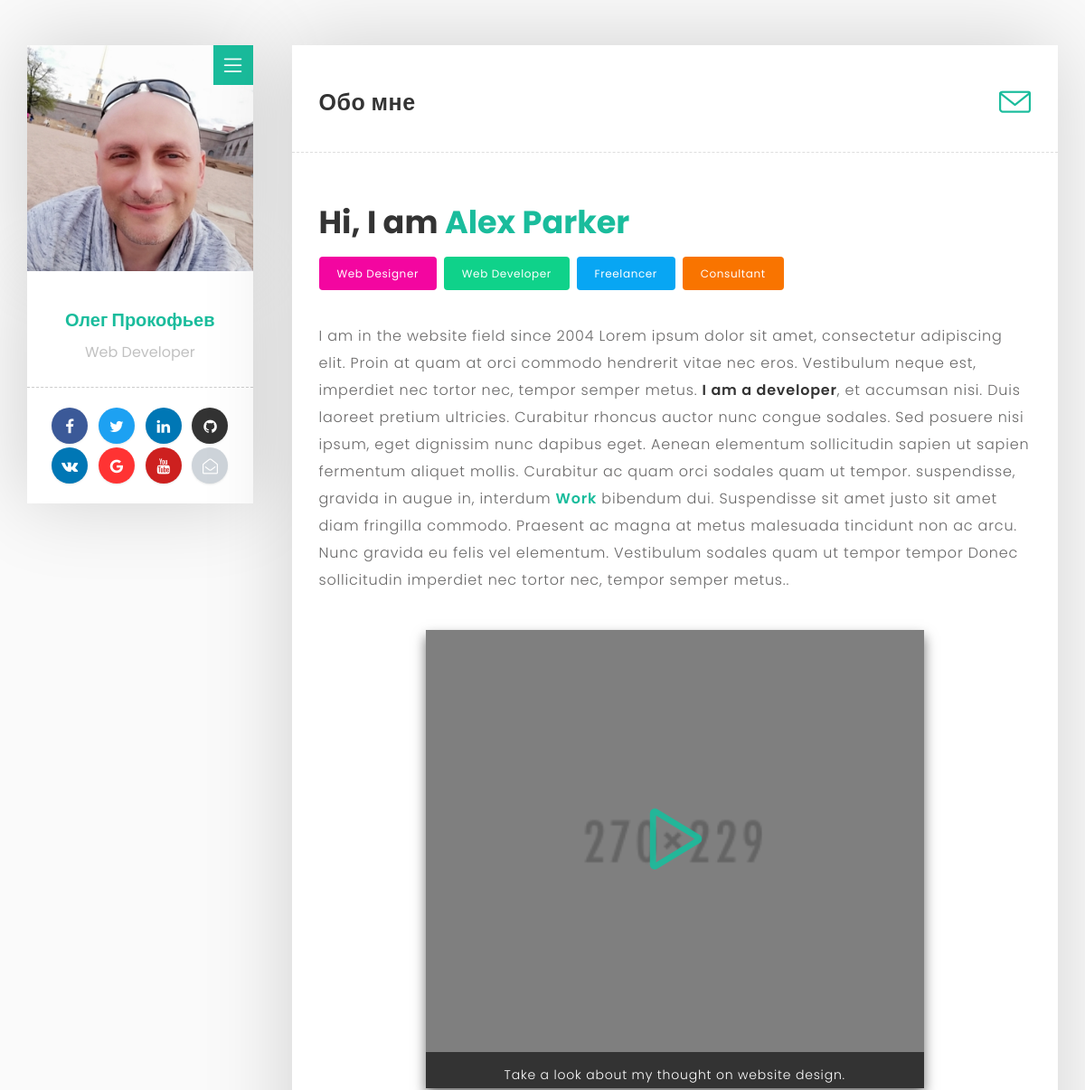
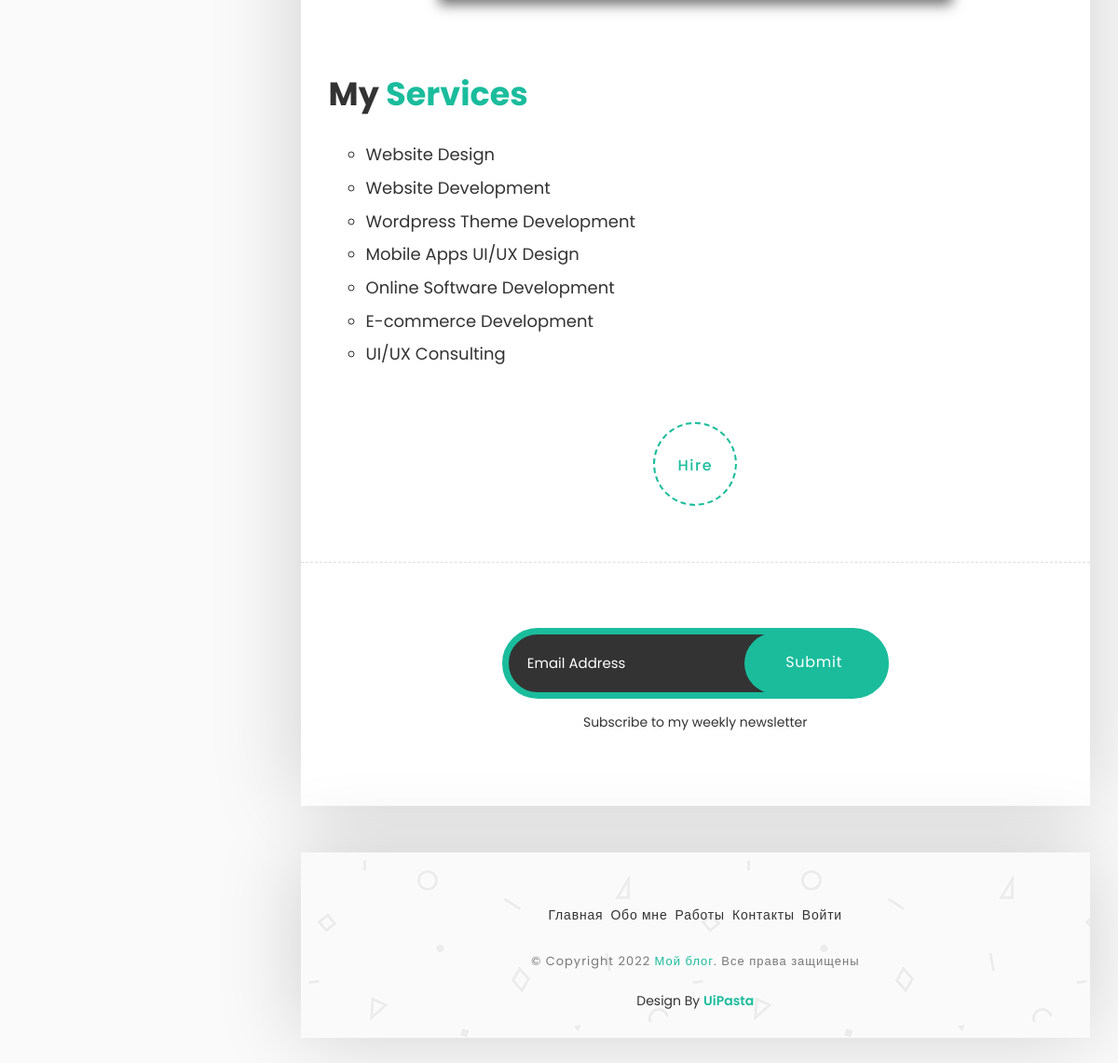
Page /?page=about on the committed database (2 pictures, top to bottom).
### tables this page shows
CREATE TABLE `users` (
  `id` int(6) NOT NULL,
  `login` varchar(50) NOT NULL,
  `password` varchar(110) NOT NULL,
  `email` varchar(50) NOT NULL,
  `firstname` varchar(100) NOT NULL,
  `lastname` varchar(100) NOT NULL,
  `work` varchar(100) NOT NULL DEFAULT 'Безработный',
  `role` int(2) NOT NULL DEFAULT 2
);

CREATE TABLE `content` (
  `id` int(6) NOT NULL,
  `page` varchar(100) NOT NULL,
  `title` varchar(200) NOT NULL,
  `description` varchar(400) NOT NULL,
  `content` varchar(15000) NOT NULL
);

CREATE TABLE `pages` (
  `id` int(3) NOT NULL,
  `page` varchar(50) NOT NULL,
  `link` varchar(100) NOT NULL,
  `navlink` text NOT NULL DEFAULT 'on'
);

### system/classes/class.dbrequests.php (called while the page is built)
<?php
class DbConn
{
    public $conn;
    public $sql;
    function __construct($sql) {
        $this->sql = $sql;
    }
    public function ConnectionDb(){
        $this->conn = new mysqli(HOST, DBUSER, DBPASS, DBNAME);
    	return $this->conn->query($this->sql);
    }
    public function CloseDb(){
        return $this->conn->close();
    }
}

### system/classes/class.content.php (called while the page is built, shortened)
<?php
class Content
{
	public $title;
	public $content;
	private $id;
	function __construct($id)
	{
		$this->id = $id;
	}
	function getTitle()
	{
		$database = new DbConn("SELECT title FROM content WHERE id=$this->id");
		$db = $database->ConnectionDb();
		if ($db->num_rows > 0) {
		  while($row = $db->fetch_assoc()) {
			$this->title = $row['title'];
		}
		} else {
		  $this->content = "Такой страницы не существует";
		}
		return $this->title;
	}
	function getContent()
	{
		$database = new DbConn("SELECT content FROM content WHERE id=$this->id");
		$db = $database->ConnectionDb();
		if ($db->num_rows > 0) {
		  while($row = $db->fetch_assoc()) {
			$this->content = $row['content'];
		}
		} else {
		  $this->content = "Такой страницы не существует";
		}
		return $this->content;
	}
}

### templates/default/copyright.php (the view, shortened to what this page needs)
                       <div class="col-md-12 page-body margin-top-50 footer">
                          <footer>
                          <ul class="menu-link">
<?php
if (empty($_SESSION['login'])) {
  $database = new DbConn("SELECT link, page FROM pages WHERE link!='logout' AND navlink = 'on'");
} elseif (isset($_SESSION['login'])) {
  $database = new DbConn("SELECT link, page FROM pages WHERE link!='login' AND navlink = 'on'");
  }
$db = $database->ConnectionDb();
if ($db->num_rows > 0) {
  while($row = $db->fetch_assoc()) {
echo "<li><a href='?page={$row['link']}' title='{$row['page']}'>{$row['page']}</a></li>";
  }
} else {
  echo "Нет разделов";
}
?>
                            </ul>
                          <p>© Copyright <?= date('Y')." <a href='".HOME."'>".SITENAME."</a>" ?>. Все права защищены</p>
                          <div class="uipasta-credit">Design By <a href="#">UiPasta</a></div>
                         </footer>
                       </div>

### index.php (shortened to what this page needs)
<?php
$database = new DbConn("SELECT firstname, lastname, email, work FROM users WHERE id=1");
$db = $database->ConnectionDb();
if ($db->num_rows > 0) {
  while($row = $db->fetch_assoc()) {
$autor = "<a href='mailto:".$row['email']."'>".$row['firstname'] ." ". $row['lastname']."</a>";
$work = $row['work'];
  }
} else {
  $autor = "Guest";
}
include 'templates/default/index.php';

### templates/default/index.php (shortened to what this page needs)
<!DOCTYPE html>
<html lang="ru">
  <head>
    <link rel="stylesheet" type="text/css" href="templates/default/css/plugin.css?v=<?php echo rand(1, 10); ?>&rev=<?php echo rand(999, 10000); ?>">
    <link rel="stylesheet" type="text/css" href="templates/default/css/style.css?v=<?php echo rand(1, 10); ?>&rev=<?php echo rand(999, 10000); ?>">
  </head>
 <body>
    <div id="main">
        <div class="container">
            <div class="row">
                 <div class="col-md-3">
                   <div class="about-fixed">
                     <div class="my-pic">
                            <img src="templates/default/images/pic/autor.jpg" alt="">
                        <a href="javascript:void(0)" class="collapsed" data-target="#menu" data-toggle="collapse"><i class="icon-menu menu"></i></a>
                        </div>
                      <div class="my-detail">
                        <div class="white-spacing">
                            <h1><?= $autor; ?></h1>
                            <span><?= $work; ?></span>
                        </div>
                       <ul class="social-icon">
                         <li><a href="#" target="_blank" class="facebook"><i class="fa fa-facebook"></i></a></li>
                         <li><a href="#" target="_blank" class="twitter"><i class="fa fa-twitter"></i></a></li>
                         <li><a href="#" target="_blank" class="linkedin"><i class="fa fa-linkedin"></i></a></li>
                         <li><a href="#" target="_blank" class="github"><i class="fa fa-github"></i></a></li>
                         <li><a href="#" target="_blank" class="vk"><i class="fa fa-vk"></i></a></li>
                         <li><a href="#" target="_blank" class="google"><i class="fa fa-google"></i></a></li>
                         <li><a href="#" target="_blank" class="youtube"><i class="fa fa-youtube"></i></a></li>
                         <li><a href="#" target="_blank" class="email"><i class="fa fa-envelope-open-o"></i></a></li>
                        </ul>
                    </div>
                  </div>
                </div>
<?php UrlPage::Url(); ?>
<?php
if ($_GET && $_GET['page'] == 'logout') {
  session_destroy();
  echo "<h2>Вы вышли!</h2>";
  echo "<meta http-equiv='refresh' content='0; URL=".HOMEURL."'>";
} else {
include 'copyright.php';
}
?>
                  </div>
            </div>
         </div>
      </div>
   </body>
 </html>

### system/classes/class.urlpage.php (shortened to what this page needs)
<?php
class UrlPage
{
	public static $page;
	public static function Url() {
		if ($_GET) {
			self::$page = $_GET['page'];
			include TEMPLATE."/".self::$page.".php";
		}
		return;
	}
}

### templates/default/about.php
<?php
$page = new Content(1);
?>
                 <div class="col-md-9">
                    <div class="col-md-12 page-body">
                    	<div class="row">
                            <div class="sub-title">
                           		<h2><?php echo $page->getTitle(); ?></h2>
                                <a href="?page=contact"><i class="icon-envelope"></i></a>
                             </div>
                            <div class="col-md-12 content-page">
                              <div class="col-md-12 blog-post">
<?php echo $page->getContent(); ?>
                                </div>
                                  <div class="col-md-12 text-center">
                                    <a href="?page=contact" data-toggle="tooltip" data-placement="top" title="Visit on my contact page for hire me." class="load-more-button">Hire</a>
                                   </div>
                             </div>
                         </div>
<?php include 'subscribe.php'; ?>
                         </div>

### templates/default/subscribe.php (shortened to what this page needs)
                <div class="col-md-8 col-md-offset-2">
                   <form id="mc-form" method="post" action="http://uipasta.us14.list-manage.com/subscribe/post?u=854825d502cdc101233c08a21&amp;id=86e84d44b7">
<div class="subscribe-form margin-top-20">
<input id="mc-email" type="email" placeholder="Email Address" class="text-input">
 <button class="submit-btn" type="submit">Submit</button>
</div>
                        <p>Subscribe to my weekly newsletter</p>
 </form>
                   </div>

### rows in the picture
users: firstname "Олег", lastname "Прокофьев", work "Web Developer"
content: title "Обо мне", content "Hi, I am Alex Parker Web Designer Web Developer Freelancer Consultant I am in the website field since 2004 Lorem ipsum dolor sit amet, consectetur adipiscing elit. Proin at quam at orci commodo hendrerit vitae nec eros. Vestibulum neque est, imperdiet nec tortor nec, tempor semper metus. I am a developer , et accumsan nisi. Duis laoreet pretium ultricies. Curabitur rhoncus auctor nunc congue sodales. Sed posuere nisi ipsum, eget dignissim nunc dapibus eget. Aenean elementum sollicitudin sapien ut sapien fermentum aliquet mollis. Curabitur ac quam orci sodales quam ut tempor. suspendisse, gravida in augue in, interdum Work bibendum dui. Suspendisse sit amet justo sit amet diam fringilla…", content (picture)
pages: page "Главная"
pages: page "Обо мне"
pages: page "Работы"
pages: page "Контакты"
pages: page "Войти"

### other values in the picture
SITENAME "Мой блог"
